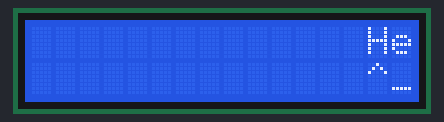
Simulated run of this sketch. Board: Arduino Uno, built with avr-gcc and run on an emulated ATmega328P. Shown: 16×2 character LCD.

Above: at 0.28 s.
At 2.68 s:
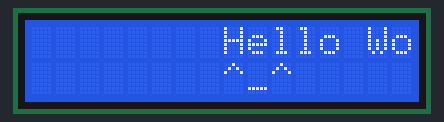
At 5.49 s:
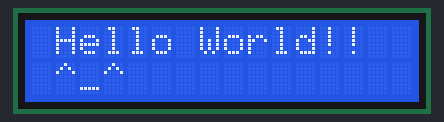
At 8.3 s:
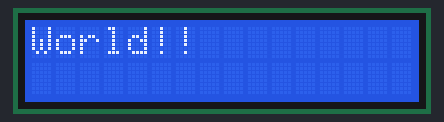
At 11.0 s:
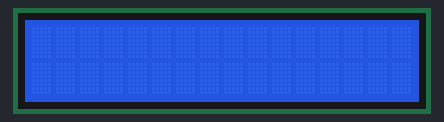
At 16.74 s:
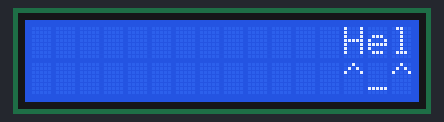

Measured:
- by itself, everything shown: repeats every 16.1 s, in 29 steps
- what the display in image 1 shows lasts 0.4 s, from 2.5 s to 2.9 s
- what the display in image 4 shows lasts 4.8 s, from 10.9 s to 15.7 s

The sketch:

LCD_moving.ino
```cpp
#include <Wire.h>
#include <LiquidCrystal_I2C.h>

LiquidCrystal_I2C myone(0x27, 16, 2);

void setup() {
  myone.init();
  // myone.backlight(); --> light on
  // myone.noBacklight(); // light off
  myone.backlight();
}

void loop() {
  myone.setCursor(15, 0);
  myone.print("Hello World!!");
  myone.setCursor(15, 1);
  myone.print("^_^");

  for(int i=0; i<21; i++){
    myone.scrollDisplayLeft();
    delay(400);
  }
}
```
